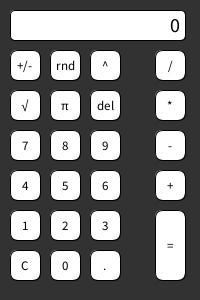
Frame 1 (no input)
Frame 60 (the mouse pressed at the canvas centre just before this capture): identical to frame 1, image omitted
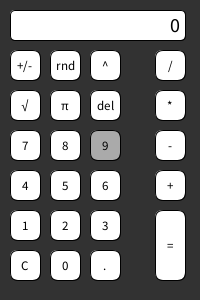
Frame 120 (the mouse held since frame 60 and released just before this capture)

The Processing sketch that drew these frames (run headless with seeded random() and noise(); from frame 60 on, the mouse is pressed at the canvas centre):

// Processing sketch: Calculator
// ── Calculator.pde
// Jamie Duersch | Oct 10 | Calculator

Button[] buttons = new Button[13];
Button[] numButtons = new Button[10];
float l, r, result;
String dVal;
String op;
boolean left;

void setup() {
  size(200, 300);
  background(0);
  l = 0.0;
  r = 0.0;
  result = 0.0;
  dVal = "0";
  op = "";
  left = true;

  // Function Buttons
  buttons[0] = new Button(25, 65, 30, 30, "+/-", #FFFFFF, #AAAAAA);
  buttons[1] = new Button(65, 65, 30, 30, "rnd", #FFFFFF, #AAAAAA);
  buttons[2] = new Button(105, 65, 30, 30, "^", #FFFFFF, #AAAAAA);
  buttons[3] = new Button(25, 105, 30, 30, "√", #FFFFFF, #AAAAAA);
  buttons[4] = new Button(65, 105, 30, 30, "π", #FFFFFF, #AAAAAA);
  buttons[5] = new Button(105, 105, 30, 30, "del", #FFFFFF, #AAAAAA);
  buttons[6] = new Button(170, 105, 30, 30, "*", #FFFFFF, #AAAAAA);
  buttons[7] = new Button(170, 65, 30, 30, "/", #FFFFFF, #AAAAAA);
  buttons[8] = new Button(170, 145, 30, 30, "-", #FFFFFF, #AAAAAA);
  buttons[9] = new Button(170, 185, 30, 30, "+", #FFFFFF, #AAAAAA);
  buttons[10] = new Button(105, 265, 30, 30, ".", #FFFFFF, #AAAAAA);
  buttons[11] = new Button(170, 245, 30, 70, "=", #FFFFFF, #AAAAAA);
  buttons[12] = new Button(25, 265, 30, 30, "C", #FFFFFF, #AAAAAA);

  // Number Buttons
  numButtons[9] = new Button(105, 145, 30, 30, "9", #FFFFFF, #AAAAAA);
  numButtons[8] = new Button(65, 145, 30, 30, "8", #FFFFFF, #AAAAAA);
  numButtons[7] = new Button(25, 145, 30, 30, "7", #FFFFFF, #AAAAAA);
  numButtons[6] = new Button(105, 185, 30, 30, "6", #FFFFFF, #AAAAAA);
  numButtons[5] = new Button(65, 185, 30, 30, "5", #FFFFFF, #AAAAAA);
  numButtons[4] = new Button(25, 185, 30, 30, "4", #FFFFFF, #AAAAAA);
  numButtons[3] = new Button(105, 225, 30, 30, "3", #FFFFFF, #AAAAAA);
  numButtons[2] = new Button(65, 225, 30, 30, "2", #FFFFFF, #AAAAAA);
  numButtons[1] = new Button(25, 225, 30, 30, "1", #FFFFFF, #AAAAAA);
  numButtons[0] = new Button(65, 265, 30, 30, "0", #FFFFFF, #AAAAAA);
}

void draw() {
  background(50);
  for (int i = 0; i < buttons.length; i++) {
    buttons[i].display();
    buttons[i].hover(mouseX, mouseY);
  }
  for (int i = 0; i < numButtons.length; i++) {
    numButtons[i].display();
    numButtons[i].hover(mouseX, mouseY);
  }
  updateDisplay();
}

void keyPressed() {
  println("Key:" + key);
  println("Key Code:" + keyCode);
  if (keyCode == 8 ) {       // Numpad backspace
    left = false;
    dVal = "0";
  } else if (keyCode == 67) {       // Numpad C
    left = false;
    dVal = "0";
  } else if (keyCode == 107) {       // Numpad +
    op = "+";
    left = false;
    dVal = "0";
  } else if (keyCode == 109 || keyCode == 189) {  // Numpad -
    op = "-";
    left = false;
    dVal = "0";
  } else if (keyCode == 106 || keyCode == 88) {  // Numpad *
    op = "*";
    left = false;
    dVal = "0";
  } else if (keyCode == 111) {  // Numpad /
    op = "/";
    left = false;
    dVal = "0";
  } else if (keyCode == 61 || keyCode == 187) {  // = or Enter
    performCalculation();
    left = true;
    l = result;
  } else if (keyCode == 110 || keyCode == 190) {  // Numpad decimal
    if (!dVal.contains(".")) dVal += ".";
  } else if (keyCode == 80) {   // P key for π
    if (left) l = PI;
    else r = PI;
    dVal = str(PI);
  } else if (keyCode == 82) {   // R key for rnd
    float temp = round(float(dVal));
    dVal = str(temp);
    if (left) l = temp;
    else r = temp;
  } else if (keyCode == 33 || keyCode == 38) { // Page Up / Up Arrow for ^
    op = "^";
    left = false;
    dVal = "0";
  } else if (keyCode == 78) {   // N key for +/-
    float temp = float(dVal) * -1;
    dVal = str(temp);
    if (left) l = temp;
    else r = temp;
  } else if (keyCode == 34 || keyCode == 40) { // Page Down / Down Arrow for √
    float temp = sqrt(float(dVal));
    dVal = str(temp);
    if (left) l = temp;
    else r = temp;
  }

  else if (keyCode == 48 || keyCode == 96) {
    if (dVal.length()<17) {
        if (left == true) {
            if (dVal.equals("0")) {
                dVal = "0";
                l = float(dVal);
            } else {
                dVal += "0";
                l = float(dVal);
            }
        } else if (!left)
          if (dVal.equals("0")) {
            dVal = "0";
            r = float(dVal);
          } else {
            dVal += "0";
            r = float(dVal);
          }
      }
  }
  else if (keyCode == 49 || keyCode == 97) {
    if (dVal.length()<17) {
        if (left == true) {
            if (dVal.equals("0")) {
                dVal = "1";
                l = float(dVal);
            } else {
                dVal += "1";
                l = float(dVal);
            }
        } else if (!left)
          if (dVal.equals("0")) {
            dVal = "1";
            r = float(dVal);
          } else {
            dVal += "1";
            r = float(dVal);
          }
      }
  }
  else if (keyCode == 50 || keyCode == 98) {
    if (dVal.length()<17) {
        if (left == true) {
            if (dVal.equals("0")) {
                dVal = "2";
                l = float(dVal);
            } else {
                dVal += "2";
                l = float(dVal);
            }
        } else if (!left)
          if (dVal.equals("0")) {
            dVal = "2";
            r = float(dVal);
          } else {
            dVal += "2";
            r = float(dVal);
          }
      }
  }
  else if (keyCode == 51 || keyCode == 99) {
    if (dVal.length()<17) {
        if (left == true) {
            if (dVal.equals("0")) {
                dVal = "3";
                l = float(dVal);
            } else {
                dVal += "3";
                l = float(dVal);
            }
        } else if (!left)
          if (dVal.equals("0")) {
            dVal = "3";
            r = float(dVal);
          } else {
            dVal += "3";
            r = float(dVal);
          }
      }
  }
  else if (keyCode == 52 || keyCode == 100) {
    if (dVal.length()<17) {
        if (left == true) {
            if (dVal.equals("0")) {
                dVal = "4";
                l = float(dVal);
            } else {
                dVal += "4";
                l = float(dVal);
            }
        } else if (!left)
          if (dVal.equals("0")) {
            dVal = "4";
            r = float(dVal);
          } else {
            dVal += "4";
            r = float(dVal);
          }
      }
  }
  else if (keyCode == 53 || keyCode == 101) {
    if (dVal.length()<17) {
        if (left == true) {
            if (dVal.equals("0")) {
                dVal = "5";
                l = float(dVal);
            } else {
                dVal += "5";
                l = float(dVal);
            }
        } else if (!left)
          if (dVal.equals("0")) {
            dVal = "5";
            r = float(dVal);
          } else {
            dVal += "5";
            r = float(dVal);
          }
      }
  }
  else if (keyCode == 54 || keyCode == 102) {
    if (dVal.length()<17) {
        if (left == true) {
            if (dVal.equals("0")) {
                dVal = "6";
                l = float(dVal);
            } else {
                dVal += "6";
                l = float(dVal);
            }
        } else if (!left)
          if (dVal.equals("0")) {
            dVal = "6";
            r = float(dVal);
          } else {
            dVal += "6";
            r = float(dVal);
          }
      }
  }
  else if (keyCode == 55 || keyCode == 103) {
    if (dVal.length()<17) {
        if (left == true) {
            if (dVal.equals("0")) {
                dVal = "7";
                l = float(dVal);
            } else {
                dVal += "7";
                l = float(dVal);
            }
        } else if (!left)
          if (dVal.equals("0")) {
            dVal = "7";
            r = float(dVal);
          } else {
            dVal += "7";
            r = float(dVal);
          }
      }
  }
  else if (keyCode == 56 || keyCode == 104) {
    if (dVal.length()<17) {
        if (left == true) {
            if (dVal.equals("0")) {
                dVal = "8";
                l = float(dVal);
            } else {
                dVal += "8";
                l = float(dVal);
            }
        } else if (!left)
          if (dVal.equals("0")) {
            dVal = "8";
            r = float(dVal);
          } else {
            dVal += "8";
            r = float(dVal);
          }
      }
  }
    else if (keyCode == 57 || keyCode == 105) {
    if (dVal.length()<17) {
        if (left == true) {
            if (dVal.equals("0")) {
                dVal = "9";
                l = float(dVal);
            } else {
                dVal += "9";
                l = float(dVal);
            }
        } else if (!left)
          if (dVal.equals("0")) {
            dVal = "9";
            r = float(dVal);
          } else {
            dVal += "9";
            r = float(dVal);
          }
      }
  }
    if (left) l = float(dVal);
    else r = float(dVal);
  }

void mousePressed() {
  for (int i = 0; i < numButtons.length; i++) {
    if (numButtons[i].over) {
      if (dVal.equals("0")) dVal = numButtons[i].val;
      else dVal += numButtons[i].val;

      if (left) l = float(dVal);
      else r = float(dVal);
    }
  }
}

void mouseReleased() {
  for (int i = 0; i < buttons.length; i++) {
    if (buttons[i].over && buttons[i].val.equals("C")) {
      l = r = result = 0;
      dVal = "0";
      op = "";
      left = true;
    } 
    else if (buttons[i].over && buttons[i].val.equals("del")) {
      if (dVal.length() > 1) dVal = dVal.substring(0, dVal.length() - 1);
      else dVal = "0";
      if (left) l = float(dVal);
      else r = float(dVal);
    } 
    else if (buttons[i].over && buttons[i].val.equals("+")) {
      op = "+";
      left = false;
      dVal = "0";
    } 
    else if (buttons[i].over && buttons[i].val.equals("-")) {
      op = "-";
      left = false;
      dVal = "0";
    } 
    else if (buttons[i].over && buttons[i].val.equals("*")) {
      op = "*";
      left = false;
      dVal = "0";
    } 
    else if (buttons[i].over && buttons[i].val.equals("/")) {
      op = "/";
      left = false;
      dVal = "0";
    } 
    else if (buttons[i].over && buttons[i].val.equals("^")) {
      op = "^";
      left = false;
      dVal = "0";
    } 
    else if (buttons[i].over && buttons[i].val.equals("=")) {
      performCalculation();
      left = true;
      l = result;
    } 
    else if (buttons[i].over && buttons[i].val.equals("+/-")) {
      float temp = float(dVal) * -1;
      dVal = str(temp);
      if (left) l = temp;
      else r = temp;
    } 
    else if (buttons[i].over && buttons[i].val.equals("rnd")) {
      float temp = round(float(dVal));
      dVal = str(temp);
      if (left) l = temp;
      else r = temp;
    } 
    else if (buttons[i].over && buttons[i].val.equals("√")) {
      float temp = sqrt(float(dVal));
      dVal = str(temp);
      if (left) l = temp;
      else r = temp;
    } 
    else if (buttons[i].over && buttons[i].val.equals("π")) {
      if (left) l = PI;
      else r = PI;
      dVal = str(PI);
    } 
    else if (buttons[i].over && buttons[i].val.equals(".")) {
      if (!dVal.contains(".")) dVal += ".";
    }
  }

  println("l: " + l);
  println("r: " + r);
  println("result: " + result);
  println("left: " + left);
  println("op: " + op);
}

void updateDisplay() {
  rectMode(CORNER);
  fill(255);
  rect(10, 10, 175, 30, 5);
  fill(0);
  textSize(20);
  textAlign(RIGHT, CENTER);
  text(dVal, width - 20, 25);
}

void performCalculation() {
  if (op.equals("+")) result = l + r;
  else if (op.equals("-")) result = l - r;
  else if (op.equals("*")) result = l * r;
  else if (op.equals("/")) result = (r != 0) ? l / r : 0;
  else if (op.equals("^")) result = pow(l, r);

  dVal = str(result);
  l = result;
  left = true;
}

// ── Button.pde
class Button {
int x, y, w, h;
color c1, c2;
String val;
boolean over;

Button(int x, int y, int w, int h, String val, color c1, color c2) {
this.x = x;
this.y = y;
this.w = w;
this.h = h;
this.val = val;
this.c1 = c1;
this.c2 = c2;
over = false;
}

void display() {
rectMode(CENTER);
fill(over ? c2 : c1);
rect(x, y, w, h, 8);
fill(0);
textAlign(CENTER, CENTER);
textSize(13);
text(val, x, y);
}

void hover(int tempX, int tempY) {
over = (tempX > x - w/2 && tempX < x + w/2 && tempY > y - h/2 && tempY < y + h/2);
}
}
